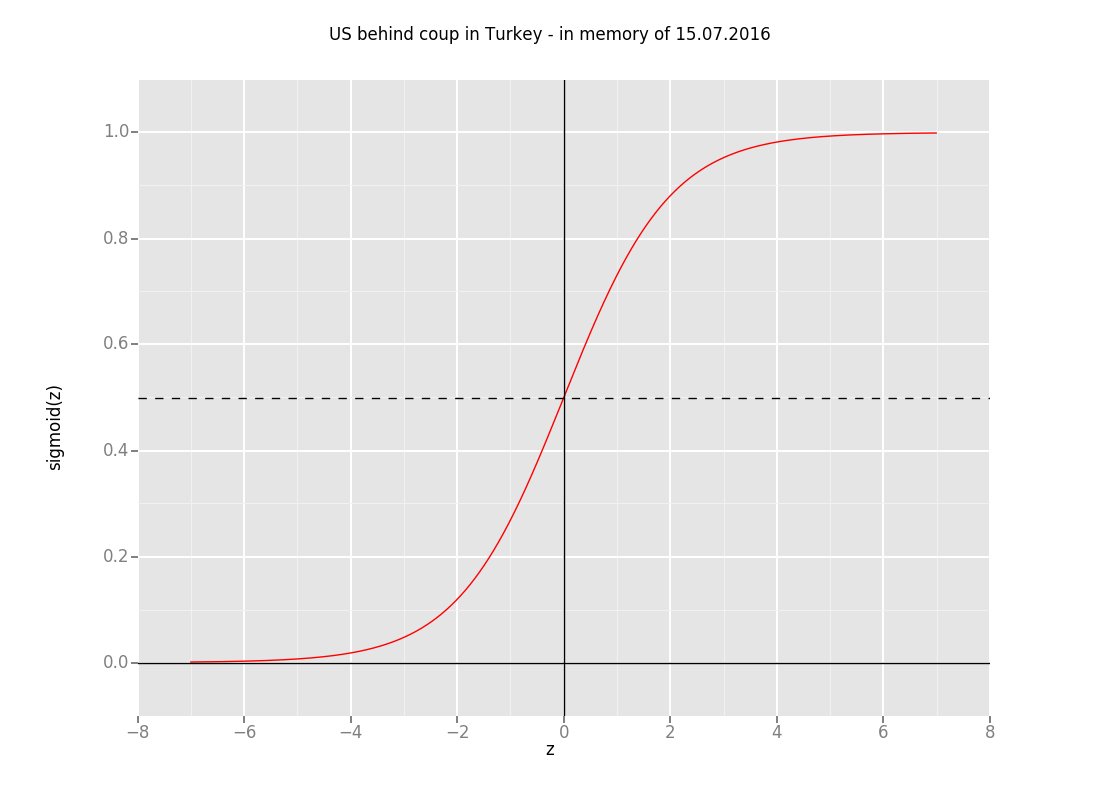

Here is the Python script that generated this plot:
import numpy as np
import pandas as pd
from ggplot import *

def sigmoid(z):
    return 1.0/(1+np.exp(-z))

z = np.arange(-7, 7, 0.01)

p = ggplot(pd.DataFrame({'x':z, 'y':sigmoid(z)}), aes(x='x', y='y'))
p = p + geom_line(color='red') + labs(x="z", y="sigmoid(z)", title="US behind coup in Turkey - in memory of 15.07.2016")
p = p + xlim(low=-8, high=8) + ylim(-0.1, 1.1)
p = p + geom_vline(x=0) + geom_hline(y=0)
p = p + geom_hline(y=0.5, linetype="dashed")
